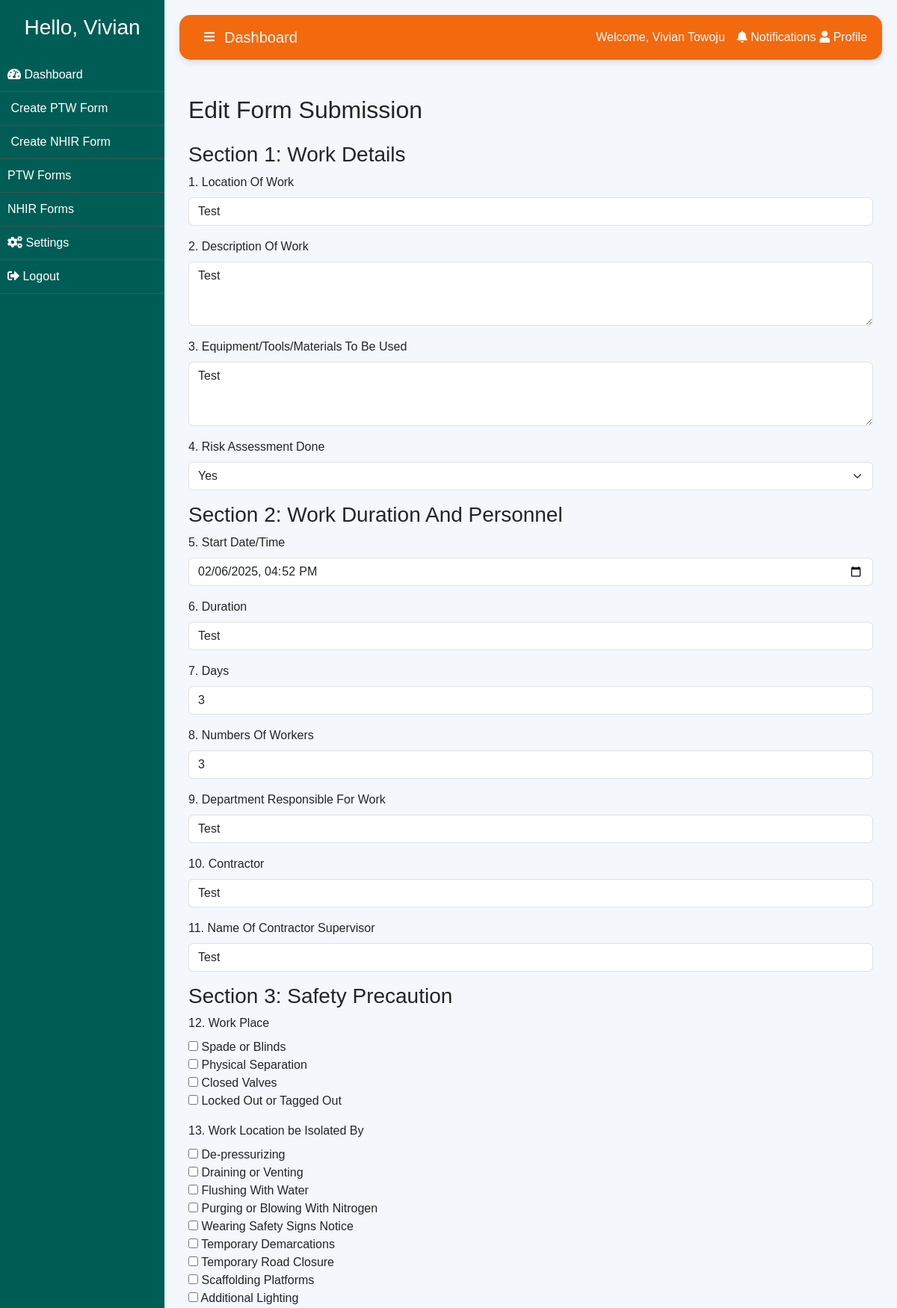
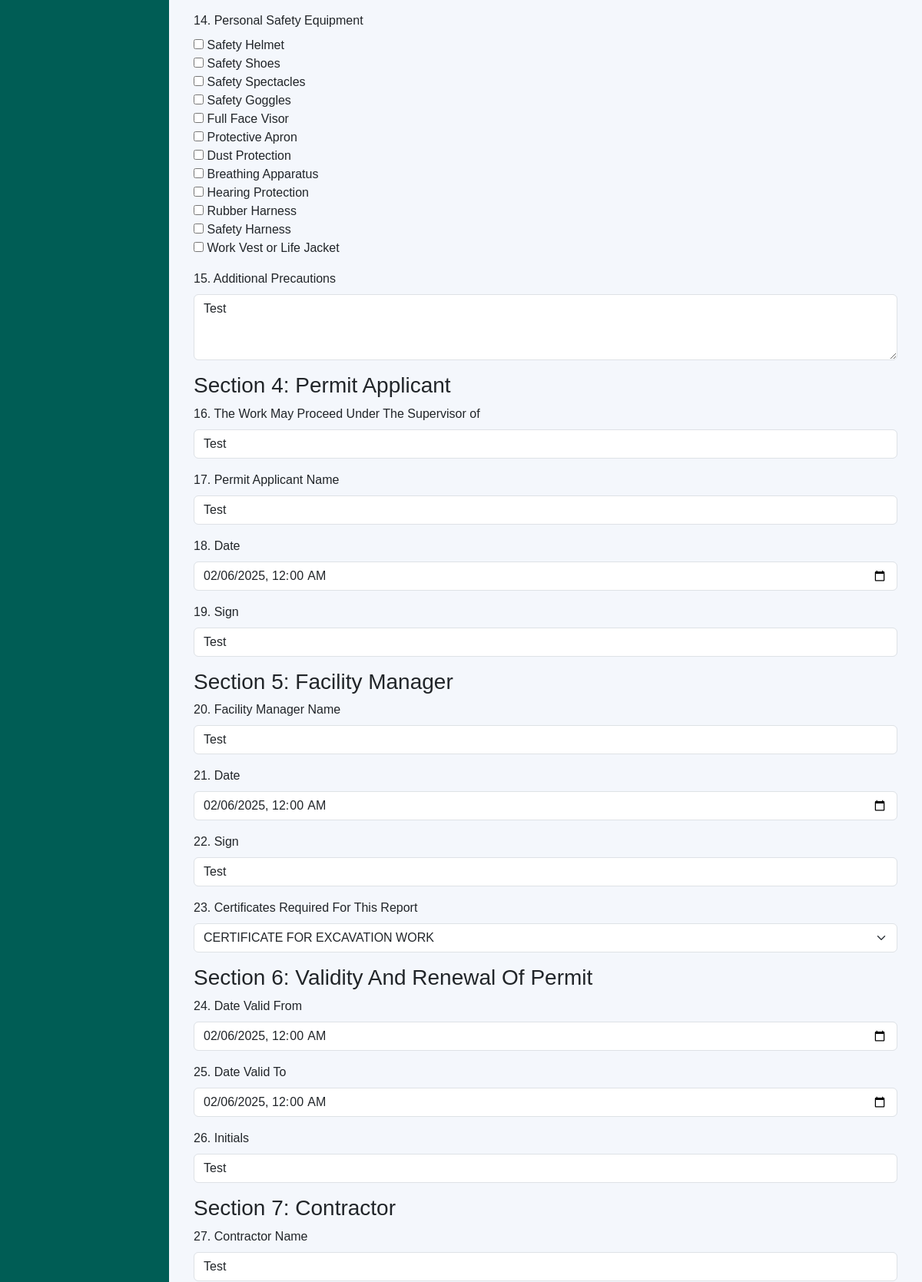
The page /edit_form/30/ (signed in, upper part) on the database its author committed (2 pictures, top to bottom).
### app/models.py (models this page shows, shortened)
class PTWForm(models.Model):
    user = models.ForeignKey(User, null=True, on_delete=models.CASCADE)
    date_submitted = models.DateTimeField(auto_now_add=True, null=True)
    location = models.CharField(max_length=100)
    work_description = models.TextField(null=True)
    equipment_tools_materials = models.TextField(null=True)
    risk_assessment_done = models.CharField(max_length=3, choices=[('yes', 'Yes'), ('no', 'No')], null=True)
    start_datetime = models.DateTimeField(null=True)
    duration = models.CharField(max_length=255, null=True)
    days = models.IntegerField(null=True)
    workers_count = models.IntegerField(null=True)
    department = models.CharField(max_length=255, null=True)
    contractor = models.CharField(max_length=255, null=True)
    contractor_supervisor = models.CharField(max_length=255, null=True)
    work_place = models.ManyToManyField(SafetyPrecaution, blank=True)
    work_location_isolation = models.ManyToManyField(WorkLocationIsolation, blank=True)
    personal_safety = models.ManyToManyField(PersonalSafety, blank=True)
    additional_precautions = models.TextField(blank=True)
    supervisor_name = models.CharField(max_length=255, null=True)
    applicant_name = models.CharField(max_length=255, null=True)
    applicant_date = models.DateField(null=True)
    applicant_sign = models.CharField(max_length=255, null=True)
    facility_manager_name = models.CharField(max_length=255, null=True)
    facility_manager_date = models.DateField(null=True)
    facility_manager_sign = models.CharField(max_length=255, null=True)
    certificates_required = models.CharField(max_length=255, choices=[
        ('CERTIFICATE_FOR_EXCAVATION_WORK', 'CERTIFICATE_FOR_EXCAVATION_WORK'),
        ('CERTIFICATE_FOR_HOT_WORK', 'CERTIFICATE_FOR_HOT_WORK'),
        ('CERTIFICATE_FOR_ELECTRICAL_WORK', 'CERTIFICATE_FOR_ELECTRICAL_WORK'),
        ('GAS_TEST_FORM', 'GAS_TEST_FORM'),
        ('CERTIFICATE_FOR_CONFINED_SPACES', 'CERTIFICATE_FOR_CONFINED_SPACES'),
    ], blank=True, null=True)
    valid_from = models.DateField(null=True)
    valid_to = models.DateField(null=True)
    initials = models.CharField(max_length=100, null=True)
    contractor_name = models.CharField(max_length=255, null=True)
    contractor_date = models.DateField(null=True)
    contractor_sign = models.CharField(max_length=255, null=True)
    hseq_name = models.CharField(max_length=255, null=True)
    hseq_date = models.DateField(null=True)
    hseq_sign = models.CharField(max_length=255, null=True)
    manager_name = models.CharField(max_length=255, null=True)
    manager_date = models.DateField(null=True)
    manager_sign = models.CharField(max_length=255, null=True)
    status = models.CharField(
        max_length=20,
        choices=[
            ('awaiting_supervisor', 'Awaiting Supervisor Approval'),
            ('supervisor_signed', 'Supervisor Signed'),
            ('awaiting_manager', 'Awaiting Manager Approval'),
            ('manager_signed', 'Manager Signed'),
            ('approved', 'Approved'),
            ('disapproved', 'Disapproved'),
        ],
        default='awaiting_supervisor',
    )

### app/decorators.py (the view)
		def wrapper_func(request, *args, **kwargs):
			group = None
			if request.user.groups.exists():
				group = request.user.groups.all()[0].name
			if group in allowed_roles:
				return view_func(request, *args, **kwargs)
			else:
				return HttpResponse('''
                    <h1>You are not authorized to view this page</h1>
                    <button onclick="window.history.back();">Go Back</button>
                ''')

### app/models.py (called while the page is built)
    def __str__(self):
        return f"{self.name}"

    def __str__(self):
        return self.name

    def __str__(self):
        return self.name

### app/templates/edit_form.html (shortened to what this page needs)
{% extends 'base.html' %}
{% block content %}
<div class="container-fluid">
    <h2 class="my-4" data-aos="fade-up">Edit Form Submission</h2>
    <form method="post">
        <h3>Section 1: Work Details</h3>
        <div class="mb-3">
            <label for="location" class="form-label">1. Location Of Work</label>
            {{ form.location }}
        </div>
        <div class="mb-3">
            <label for="workDescription" class="form-label">2. Description Of Work</label>
            {{ form.work_description }}
        </div>
        <div class="mb-3">
            <label for="equipment" class="form-label">3. Equipment/Tools/Materials To Be Used</label>
            {{ form.equipment_tools_materials }}
        </div>
        <div class="mb-3">
            <label for="riskAssessment" class="form-label">4. Risk Assessment Done</label>
            {{ form.risk_assessment_done }}
        </div>
        <h3>Section 2: Work Duration And Personnel</h3>
        <div class="mb-3">
            <label for="startDate" class="form-label">5. Start Date/Time</label>
            {{ form.start_datetime }}
        </div>
        <div class="mb-3">
            <label for="duration" class="form-label">6. Duration</label>
            {{ form.duration }}
        </div>
        <div class="mb-3">
            <label for="days" class="form-label">7. Days</label>
            {{ form.days }}
        </div>
        <div class="mb-3">
            <label for="workers" class="form-label">8. Numbers Of Workers</label>
            {{ form.workers_count }}
        </div>
        <div class="mb-3">
            <label for="department" class="form-label">9. Department Responsible For Work</label>
            {{ form.department }}
        </div>
        <div class="mb-3">
            <label for="contractor" class="form-label">10. Contractor</label>
            {{ form.contractor }}
        </div>
        <div class="mb-3">
            <label for="supervisor" class="form-label">11. Name Of Contractor Supervisor</label>
            {{ form.contractor_supervisor }}
        </div>
        <h3>Section 3: Safety Precaution</h3>
        <div class="mb-3">
            <label class="form-label">12. Work Place</label>
            {{ form.work_place }}
        </div>
        <div class="mb-3">
            <label class="form-label">13. Work Location be Isolated By</label>
            {{ form.work_location_isolation }}
        </div>
        <div class="mb-3">
            <label class="form-label">14. Personal Safety Equipment</label>
            {{ form.personal_safety }}
        </div>
        <div class="mb-3">
            <label for="supervisor" class="form-label">15. Additional Precautions</label>
            {{ form.additional_precautions }}
        </div>
        <h3>Section 4: Permit Applicant</h3>
        <div class="mb-3">
            <label for="supervisorName" class="form-label">16. The Work May Proceed Under The Supervisor of</label>
            {{ form.supervisor_name }}
        </div>
        <div class="mb-3">
            <label for="applicantName" class="form-label">17. Permit Applicant Name</label>
            {{ form.applicant_name }}
        </div>
        <div class="mb-3">
            <label for="applicantDate" class="form-label">18. Date</label>
            {{ form.applicant_date }}
        </div>
        <div class="mb-3">
            <label for="applicantSign" class="form-label">19. Sign</label>
            {{ form.applicant_sign }}
        </div>
        <h3>Section 5: Facility Manager</h3>
        <div class="mb-3">
            <label for="facilityManager" class="form-label">20. Facility Manager Name</label>
            {{ form.facility_manager_name }}
        </div>
        <div class="mb-3">
            <label for="facilityDate" class="form-label">21. Date</label>
            {{ form.facility_manager_date }}
        </div>
        <div class="mb-3">
            <label for="facilitySign" class="form-label">22. Sign</label>
            {{ form.facility_manager_sign }}
        </div>
        <div class="mb-3">
            <label for="certificates" class="form-label">23. Certificates Required For This Report</label>
            {{ form.certificates_required }}
        </div>
         <h3>Section 6: Validity And Renewal Of Permit</h3>
         <div class="mb-3">
             <label for="validFrom" class="form-label">24. Date Valid From</label>
             {{ form.valid_from }}
         </div>
         <div class="mb-3">
             <label for="validTo" class="form-label">25. Date Valid To</label>
             {{ form.valid_to }}
         </div>
         <div class="mb-3">
             <label for="initials" class="form-label">26. Initials</label>
             {{ form.initials }}
         </div>
         <h3>Section 7: Contractor</h3>
         <div class="mb-3">
             <label for="contractorName" class="form-label">27. Contractor Name</label>
             {{ form.contractor_name }}
         </div>
    </form>
    </div>
{% endblock %}

### app/templates/base.html (shortened to what this page needs)
<!DOCTYPE html>
<html lang="en">
<head>
    <link href="https://cdn.jsdelivr.net/npm/bootstrap@5.3.0-alpha1/dist/css/bootstrap.min.css" rel="stylesheet">
    <link rel="stylesheet" href="https://cdnjs.cloudflare.com/ajax/libs/font-awesome/5.15.3/css/all.min.css">
    <link href="https://cdn.jsdelivr.net/npm/aos@2.3.4/dist/aos.css" rel="stylesheet">
</head>
<body>
    <div class="sidebar" id="sidebar">
        <div class="text-center text-white mb-4">
            <h3>Hello, {{request.user.first_name}}</h3>
        </div>
        {% if is_staff or is_vendor %}
            <a href="{% url 'client' %}" ><i class="fas fa-tachometer-alt"></i> Dashboard</a>
            <a href="{% url 'create_form' %}"> Create PTW Form</a>
            <a href="{% url 'create_nhis' %}"> Create NHIR Form</a>
            <a href="{% url 'form_list' %}">PTW Forms</a>
            <a href="{% url 'nhis_list' %}">NHIR Forms</a>
            <a href="#"><i class="fas fa-cogs"></i> Settings</a>
            <a href="{% url 'logout' %}"><i class="fas fa-sign-out-alt"></i> Logout</a>
        {% endif %}
    </div>
    <div class="content" id="content">
        <nav class="top-navbar navbar navbar-expand-lg d-flex justify-content-between mb-5">
            <button class="btn text-light" id="toggleSidebar">
                <i class="fas fa-bars"></i>
            </button>
            {% if is_staff or is_vendor  %}
                <a class="navbar-brand" href="{% url 'client' %}">Dashboard</a>
            {% elif is_supervisor %}
                <a class="navbar-brand" href="{% url 'supervisor' %}">Supervisor Dashboard</a>
            {% else %}
                <a class="navbar-brand" href="{% url 'manager' %}">Manager Dashboard</a>
            {% endif %}
            <div class="d-flex align-items-center ms-auto">
                <span class="user-name me-3">Welcome, {{request.user.first_name}} {{request.user.last_name}}</span>
                <a class="nav-link" href="#" style="padding-right: 0.3rem;"><i class="fas fa-bell"></i> Notifications</a>
                <a class="nav-link" href="#"><i class="fas fa-user"></i> Profile</a>
            </div>
        </nav>
        {% block content%}
		{% endblock %}
</body>
</html>

### app/templates/base.html (style rules this page uses)
body { font-family: Arial, sans-serif; background-color: #f4f7fc; }
.sidebar { background-color: #005d55; min-height: 100vh; padding-top: 20px; transition: width 0.3s; width: 220px; position: fixed; top: 0; bottom: 0; }
.sidebar a { color: white; text-decoration: none; padding: 10px; display: block; border-bottom: 1px solid #495057; }
.content { margin-left: 220px; padding: 20px; transition: margin-left 0.3s ease; }
.top-navbar { background-color:rgb(243, 105, 14); color: white; padding: 10px 20px; border-radius: 15px; box-shadow: 0 4px 8px rgba(0, 0, 0, 0.1); transition: background-color 0.3s ease; }
.top-navbar .navbar-brand { color: white; }
.top-navbar .nav-link { color: white; }
.top-navbar .user-name { color: white; font-size: 1rem; }

### rows shown on the page
PTWForm: location "Test", work_description "Test", equipment_tools_materials "Test", risk_assessment_done "Yes", start_datetime "02/06/2025 16:52", duration "Test", days "3", workers_count "3", department "Test", contractor "Test", contractor_supervisor "Test", additional_precautions "Test", supervisor_name "Test", applicant_name "Test", applicant_date "02/06/2025 00:00", applicant_sign "Test", facility_manager_name "Test", facility_manager_date "02/06/2025 00:00", facility_manager_sign "Test", certificates_required "CERTIFICATE FOR EXCAVATION WORK", valid_from "02/06/2025 00:00", valid_to "02/06/2025 00:00", initials "Test", contractor_name "Test"

### other values the page prints
{{ request.user.first_name }} "Vivian"
{{ request.user.last_name }} "Towoju"
